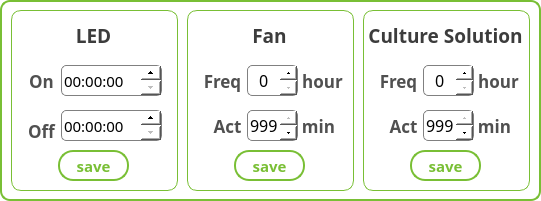
     <widget class="QFrame" name="frame_15">
      <property name="geometry">
       <rect>
        <x>0</x>
        <y>200</y>
        <width>541</width>
        <height>201</height>
       </rect>
      </property>
      <property name="styleSheet">
       <string notr="true">background:transparent;
border : 2px solid rgb(121,191,53);
border-radius:10px</string>
      </property>
      <property name="frameShape">
       <enum>QFrame::StyledPanel</enum>
      </property>
      <property name="frameShadow">
       <enum>QFrame::Raised</enum>
      </property>
      <widget class="QFrame" name="frame_2">
       <property name="geometry">
        <rect>
         <x>363</x>
         <y>10</y>
         <width>167</width>
         <height>181</height>
        </rect>
       </property>
       <property name="styleSheet">
        <string notr="true">background:qlineargradient(spread:pad, x1:0, y1:0, x2:1, y2:1, stop:0 rgba(255, 255, 255, 0), stop:1 rgba(255, 255, 255, 161));
border:1px solid rgb(121,191,53);
border-radius : 10px</string>
       </property>
       <property name="frameShape">
        <enum>QFrame::StyledPanel</enum>
       </property>
       <property name="frameShadow">
        <enum>QFrame::Raised</enum>
       </property>
       <widget class="QLabel" name="label_43">
        <property name="geometry">
         <rect>
          <x>0</x>
          <y>10</y>
          <width>165</width>
          <height>31</height>
         </rect>
        </property>
        <property name="font">
         <font>
          <family>나눔스퀘어 Bold</family>
          <pointsize>14</pointsize>
          <weight>75</weight>
          <bold>true</bold>
         </font>
        </property>
        <property name="styleSheet">
         <string notr="true">background:transparent;
border:transparent;
color:rgb(60,60,60)</string>
        </property>
        <property name="text">
         <string>Culture Solution</string>
        </property>
        <property name="alignment">
         <set>Qt::AlignCenter</set>
        </property>
       </widget>
       <widget class="QSpinBox" name="cs_freq_hour">
        <property name="geometry">
         <rect>
          <x>60</x>
          <y>55</y>
          <width>51</width>
          <height>31</height>
         </rect>
        </property>
        <property name="font">
         <font>
          <family>나눔고딕</family>
          <pointsize>12</pointsize>
         </font>
        </property>
        <property name="layoutDirection">
         <enum>Qt::LeftToRight</enum>
        </property>
        <property name="styleSheet">
         <string notr="true">QSpinBox{background-color:white;
border:1px solid grey;
selection-background-color: rgb(121, 191, 53);
border-radius:5px
}
QSpinBox::down-button {
width: 17px;
}
QSpinBox::up-button {
width: 17px;
}</string>
        </property>
        <property name="alignment">
         <set>Qt::AlignCenter</set>
        </property>
        <property name="minimum">
         <number>0</number>
        </property>
        <property name="maximum">
         <number>999</number>
        </property>
       </widget>
       <widget class="QSpinBox" name="cs_act_min">
        <property name="geometry">
         <rect>
          <x>60</x>
          <y>100</y>
          <width>51</width>
          <height>31</height>
         </rect>
        </property>
        <property name="font">
         <font>
          <family>나눔고딕</family>
          <pointsize>12</pointsize>
         </font>
        </property>
        <property name="layoutDirection">
         <enum>Qt::LeftToRight</enum>
        </property>
        <property name="styleSheet">
         <string notr="true">QSpinBox{background-color:white;
border:1px solid grey;
selection-background-color: rgb(121, 191, 53);
border-radius:5px
}
QSpinBox::down-button {
width: 17px;
}
QSpinBox::up-button {
width: 17px;
}</string>
        </property>
        <property name="alignment">
         <set>Qt::AlignCenter</set>
        </property>
        <property name="minimum">
         <number>0</number>
        </property>
        <property name="maximum">
         <number>999</number>
        </property>
        <property name="value">
         <number>999</number>
        </property>
       </widget>
       <widget class="QPushButton" name="cs_save">
        <property name="geometry">
         <rect>
          <x>47</x>
          <y>140</y>
          <width>71</width>
          <height>31</height>
         </rect>
        </property>
        <property name="font">
         <font>
          <family>나눔바른고딕</family>
          <pointsize>11</pointsize>
          <weight>75</weight>
          <bold>true</bold>
         </font>
        </property>
        <property name="styleSheet">
         <string notr="true">QPushButton{border-radius : 15px;
border : 2px solid rgb(121,191,53);
color:rgb(121,191,53);
background-color:white;}
QPushButton:pressed{
border-radius : 15px;
border : 2px solid rgb(130,255,75);
border:transparent;
background-color:qlineargradient(spread:pad, x1:0.15, y1:0.15, x2:1, y2:1, stop:0 rgba(177, 220, 61, 255), stop:1 rgba(41, 191, 61, 247));
color:white;
}
</string>
        </property>
        <property name="text">
         <string>save</string>
        </property>
        <property name="checkable">
         <bool>true</bool>
        </property>
       </widget>
       <widget class="QLabel" name="label_49">
        <property name="geometry">
         <rect>
          <x>20</x>
          <y>100</y>
          <width>41</width>
          <height>31</height>
         </rect>
        </property>
        <property name="font">
         <font>
          <family>나눔스퀘어 Bold</family>
          <pointsize>13</pointsize>
          <weight>75</weight>
          <bold>true</bold>
         </font>
        </property>
        <property name="styleSheet">
         <string notr="true">background:transparent;
color:rgb(80,80,80);
border:transparent</string>
        </property>
        <property name="text">
         <string>Act</string>
        </property>
        <property name="alignment">
         <set>Qt::AlignCenter</set>
        </property>
       </widget>
       <widget class="QLabel" name="label_44">
        <property name="geometry">
         <rect>
          <x>115</x>
          <y>55</y>
          <width>41</width>
          <height>31</height>
         </rect>
        </property>
        <property name="font">
         <font>
          <family>나눔스퀘어 Bold</family>
          <pointsize>13</pointsize>
          <weight>75</weight>
          <bold>true</bold>
         </font>
        </property>
        <property name="styleSheet">
         <string notr="true">background:transparent;
color:rgb(80,80,80);
border:transparent</string>
        </property>
        <property name="text">
         <string>hour</string>
        </property>
        <property name="alignment">
         <set>Qt::AlignCenter</set>
        </property>
       </widget>
       <widget class="QLabel" name="label_55">
        <property name="geometry">
         <rect>
          <x>111</x>
          <y>100</y>
          <width>41</width>
          <height>31</height>
         </rect>
        </property>
        <property name="font">
         <font>
          <family>나눔스퀘어 Bold</family>
          <pointsize>13</pointsize>
          <weight>75</weight>
          <bold>true</bold>
         </font>
        </property>
        <property name="styleSheet">
         <string notr="true">background:transparent;
color:rgb(80,80,80);
border:transparent</string>
        </property>
        <property name="text">
         <string>min</string>
        </property>
        <property name="alignment">
         <set>Qt::AlignCenter</set>
        </property>
       </widget>
       <widget class="QLabel" name="label_50">
        <property name="geometry">
         <rect>
          <x>10</x>
          <y>55</y>
          <width>51</width>
          <height>31</height>
         </rect>
        </property>
        <property name="font">
         <font>
          <family>나눔스퀘어 Bold</family>
          <pointsize>13</pointsize>
          <weight>75</weight>
          <bold>true</bold>
         </font>
        </property>
        <property name="styleSheet">
         <string notr="true">background:transparent;
color:rgb(80,80,80);
border:transparent</string>
        </property>
        <property name="text">
         <string>Freq</string>
        </property>
        <property name="alignment">
         <set>Qt::AlignCenter</set>
        </property>
       </widget>
      </widget>
      <widget class="QFrame" name="frame_3">
       <property name="geometry">
        <rect>
         <x>187</x>
         <y>10</y>
         <width>167</width>
         <height>181</height>
        </rect>
       </property>
       <property name="styleSheet">
        <string notr="true">background:qlineargradient(spread:pad, x1:0, y1:0, x2:1, y2:1, stop:0 rgba(255, 255, 255, 0), stop:1 rgba(255, 255, 255, 161));
border:1px solid rgb(121,191,53);
border-radius : 10px</string>
       </property>
       <property name="frameShape">
        <enum>QFrame::StyledPanel</enum>
       </property>
       <property name="frameShadow">
        <enum>QFrame::Raised</enum>
       </property>
       <widget class="QLabel" name="label_51">
        <property name="geometry">
         <rect>
          <x>0</x>
          <y>10</y>
          <width>165</width>
          <height>31</height>
         </rect>
        </property>
        <property name="font">
         <font>
          <family>나눔스퀘어 Bold</family>
          <pointsize>14</pointsize>
          <weight>75</weight>
          <bold>true</bold>
         </font>
        </property>
        <property name="styleSheet">
         <string notr="true">background:transparent;
border:transparent;
color:rgb(60,60,60)</string>
        </property>
        <property name="text">
         <string>Fan</string>
        </property>
        <property name="alignment">
         <set>Qt::AlignCenter</set>
        </property>
       </widget>
       <widget class="QSpinBox" name="fan_freq_hour">
        <property name="geometry">
         <rect>
          <x>60</x>
          <y>55</y>
          <width>51</width>
          <height>31</height>
         </rect>
        </property>
        <property name="font">
         <font>
          <family>나눔고딕</family>
          <pointsize>12</pointsize>
         </font>
        </property>
        <property name="layoutDirection">
         <enum>Qt::LeftToRight</enum>
        </property>
        <property name="styleSheet">
         <string notr="true">QSpinBox{background-color:white;
border:1px solid grey;
selection-background-color: rgb(121, 191, 53);
border-radius:5px
}
QSpinBox::down-button {
width: 17px;
}
QSpinBox::up-button {
width: 17px;
}</string>
        </property>
        <property name="alignment">
         <set>Qt::AlignCenter</set>
        </property>
        <property name="minimum">
         <number>0</number>
        </property>
        <property name="maximum">
         <number>999</number>
        </property>
       </widget>
       <widget class="QSpinBox" name="fan_act_min">
        <property name="geometry">
         <rect>
          <x>60</x>
          <y>100</y>
          <width>51</width>
          <height>31</height>
         </rect>
        </property>
        <property name="font">
         <font>
          <family>나눔고딕</family>
          <pointsize>12</pointsize>
         </font>
        </property>
        <property name="layoutDirection">
         <enum>Qt::LeftToRight</enum>
        </property>
        <property name="styleSheet">
         <string notr="true">QSpinBox{background-color:white;
border:1px solid grey;
selection-background-color: rgb(121, 191, 53);
border-radius:5px
}
QSpinBox::down-button {
width: 17px;
}
QSpinBox::up-button {
width: 17px;
}</string>
        </property>
        <property name="alignment">
         <set>Qt::AlignCenter</set>
        </property>
        <property name="minimum">
         <number>0</number>
        </property>
        <property name="maximum">
         <number>999</number>
        </property>
        <property name="value">
         <number>999</number>
        </property>
       </widget>
       <widget class="QPushButton" name="fan_save">
        <property name="geometry">
         <rect>
          <x>47</x>
          <y>140</y>
          <width>71</width>
          <height>31</height>
         </rect>
        </property>
        <property name="font">
         <font>
          <family>나눔바른고딕</family>
          <pointsize>11</pointsize>
          <weight>75</weight>
          <bold>true</bold>
         </font>
        </property>
        <property name="styleSheet">
         <string notr="true">QPushButton{border-radius : 15px;
border : 2px solid rgb(121,191,53);
color:rgb(121,191,53);
background-color:white;}
QPushButton:pressed{
border-radius : 15px;
border : 2px solid rgb(130,255,75);
border:transparent;
background-color:qlineargradient(spread:pad, x1:0.15, y1:0.15, x2:1, y2:1, stop:0 rgba(177, 220, 61, 255), stop:1 rgba(41, 191, 61, 247));
color:white;
}
</string>
        </property>
        <property name="text">
         <string>save</string>
        </property>
        <property name="checkable">
         <bool>true</bool>
        </property>
       </widget>
       <widget class="QLabel" name="label_54">
        <property name="geometry">
         <rect>
          <x>20</x>
          <y>100</y>
          <width>41</width>
          <height>31</height>
         </rect>
        </property>
        <property name="font">
         <font>
          <family>나눔스퀘어 Bold</family>
          <pointsize>13</pointsize>
          <weight>75</weight>
          <bold>true</bold>
         </font>
        </property>
        <property name="styleSheet">
         <string notr="true">background:transparent;
color:rgb(80,80,80);
border:transparent</string>
        </property>
        <property name="text">
         <string>Act</string>
        </property>
        <property name="alignment">
         <set>Qt::AlignCenter</set>
        </property>
       </widget>
       <widget class="QLabel" name="label_56">
        <property name="geometry">
         <rect>
          <x>115</x>
          <y>55</y>
          <width>41</width>
          <height>31</height>
         </rect>
        </property>
        <property name="font">
         <font>
          <family>나눔스퀘어 Bold</family>
          <pointsize>13</pointsize>
          <weight>75</weight>
          <bold>true</bold>
         </font>
        </property>
        <property name="styleSheet">
         <string notr="true">background:transparent;
color:rgb(80,80,80);
border:transparent</string>
        </property>
        <property name="text">
         <string>hour</string>
        </property>
        <property name="alignment">
         <set>Qt::AlignCenter</set>
        </property>
       </widget>
       <widget class="QLabel" name="label_57">
        <property name="geometry">
         <rect>
          <x>111</x>
          <y>100</y>
          <width>41</width>
          <height>31</height>
         </rect>
        </property>
        <property name="font">
         <font>
          <family>나눔스퀘어 Bold</family>
          <pointsize>13</pointsize>
          <weight>75</weight>
          <bold>true</bold>
         </font>
        </property>
        <property name="styleSheet">
         <string notr="true">background:transparent;
color:rgb(80,80,80);
border:transparent</string>
        </property>
        <property name="text">
         <string>min</string>
        </property>
        <property name="alignment">
         <set>Qt::AlignCenter</set>
        </property>
       </widget>
       <widget class="QLabel" name="label_58">
        <property name="geometry">
         <rect>
          <x>10</x>
          <y>55</y>
          <width>51</width>
          <height>31</height>
         </rect>
        </property>
        <property name="font">
         <font>
          <family>나눔스퀘어 Bold</family>
          <pointsize>13</pointsize>
          <weight>75</weight>
          <bold>true</bold>
         </font>
        </property>
        <property name="styleSheet">
         <string notr="true">background:transparent;
color:rgb(80,80,80);
border:transparent</string>
        </property>
        <property name="text">
         <string>Freq</string>
        </property>
        <property name="alignment">
         <set>Qt::AlignCenter</set>
        </property>
       </widget>
      </widget>
      <widget class="QFrame" name="frame_4">
       <property name="geometry">
        <rect>
         <x>11</x>
         <y>10</y>
         <width>167</width>
         <height>181</height>
        </rect>
       </property>
       <property name="styleSheet">
        <string notr="true">background:qlineargradient(spread:pad, x1:0, y1:0, x2:1, y2:1, stop:0 rgba(255, 255, 255, 0), stop:1 rgba(255, 255, 255, 161));
border:1px solid rgb(121,191,53);
border-radius : 10px</string>
       </property>
       <property name="frameShape">
        <enum>QFrame::StyledPanel</enum>
       </property>
       <property name="frameShadow">
        <enum>QFrame::Raised</enum>
       </property>
       <widget class="QLabel" name="label_59">
        <property name="geometry">
         <rect>
          <x>0</x>
          <y>10</y>
          <width>165</width>
          <height>31</height>
         </rect>
        </property>
        <property name="font">
         <font>
          <family>나눔스퀘어 Bold</family>
          <pointsize>14</pointsize>
          <weight>75</weight>
          <bold>true</bold>
         </font>
        </property>
        <property name="styleSheet">
         <string notr="true">background:transparent;
border:transparent;
color:rgb(60,60,60)</string>
        </property>
        <property name="text">
         <string>LED</string>
        </property>
        <property name="alignment">
         <set>Qt::AlignCenter</set>
        </property>
       </widget>
       <widget class="QPushButton" name="led_save">
        <property name="geometry">
         <rect>
          <x>47</x>
          <y>140</y>
          <width>71</width>
          <height>31</height>
         </rect>
        </property>
        <property name="font">
         <font>
          <family>나눔바른고딕</family>
          <pointsize>11</pointsize>
          <weight>75</weight>
          <bold>true</bold>
         </font>
        </property>
        <property name="styleSheet">
         <string notr="true">QPushButton{border-radius : 15px;
border : 2px solid rgb(121,191,53);
color:rgb(121,191,53);
background-color:white;}
QPushButton:pressed{
border-radius : 15px;
border : 2px solid rgb(130,255,75);
border:transparent;
background-color:qlineargradient(spread:pad, x1:0.15, y1:0.15, x2:1, y2:1, stop:0 rgba(177, 220, 61, 255), stop:1 rgba(41, 191, 61, 247));
color:white;
}
</string>
        </property>
        <property name="text">
         <string>save</string>
        </property>
        <property name="checkable">
         <bool>true</bool>
        </property>
       </widget>
       <widget class="QLabel" name="label_60">
        <property name="geometry">
         <rect>
          <x>10</x>
          <y>105</y>
          <width>41</width>
          <height>31</height>
         </rect>
        </property>
        <property name="font">
         <font>
          <family>나눔스퀘어 Bold</family>
          <pointsize>13</pointsize>
          <weight>75</weight>
          <bold>true</bold>
         </font>
        </property>
        <property name="styleSheet">
         <string notr="true">background:transparent;
color:rgb(80,80,80);
border:transparent</string>
        </property>
        <property name="text">
         <string>Off</string>
        </property>
        <property name="alignment">
         <set>Qt::AlignCenter</set>
        </property>
       </widget>
       <widget class="QLabel" name="label_63">
        <property name="geometry">
         <rect>
          <x>10</x>
          <y>55</y>
          <width>41</width>
          <height>31</height>
         </rect>
        </property>
        <property name="font">
         <font>
          <family>나눔스퀘어 Bold</family>
          <pointsize>13</pointsize>
          <weight>75</weight>
          <bold>true</bold>
         </font>
        </property>
        <property name="styleSheet">
         <string notr="true">background:transparent;
color:rgb(80,80,80);
border:transparent</string>
        </property>
        <property name="text">
         <string>On</string>
        </property>
        <property name="alignment">
         <set>Qt::AlignCenter</set>
        </property>
       </widget>
       <widget class="QTimeEdit" name="led_off_at">
        <property name="geometry">
         <rect>
          <x>50</x>
          <y>100</y>
          <width>101</width>
          <height>31</height>
         </rect>
        </property>
        <property name="font">
         <font>
          <family>나눔스퀘어</family>
          <pointsize>11</pointsize>
         </font>
        </property>
        <property name="styleSheet">
         <string notr="true">QTimeEdit{
background-color:white;
border:1px solid grey;
selection-background-color: rgb(121, 191, 53);
border-radius:5px
}
QTimeEdit::down-button {
width: 20px;
}
QTimeEdit::up-button {
width: 20px;
}</string>
        </property>
       </widget>
       <widget class="QTimeEdit" name="led_on_at">
        <property name="geometry">
         <rect>
          <x>50</x>
          <y>55</y>
          <width>101</width>
          <height>31</height>
         </rect>
        </property>
        <property name="font">
         <font>
          <family>나눔스퀘어</family>
          <pointsize>11</pointsize>
          <weight>50</weight>
          <bold>false</bold>
         </font>
        </property>
        <property name="styleSheet">
         <string notr="true">QTimeEdit{
background-color:white;
border:1px solid grey;
selection-background-color: rgb(121, 191, 53);
border-radius:5px
}
QTimeEdit::down-button {
width: 20px;
}
QTimeEdit::up-button {
width: 20px;
}</string>
        </property>
       </widget>
      </widget>
     </widget>
